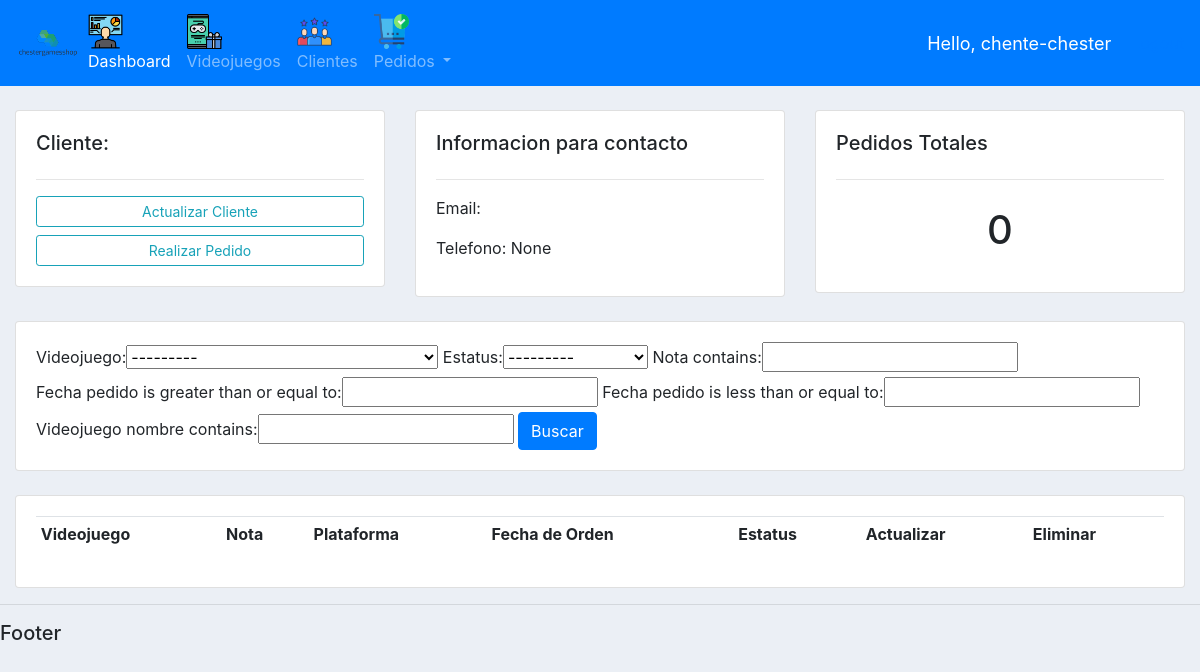
Page /cliente/10/ (signed in) on the earlier database version.
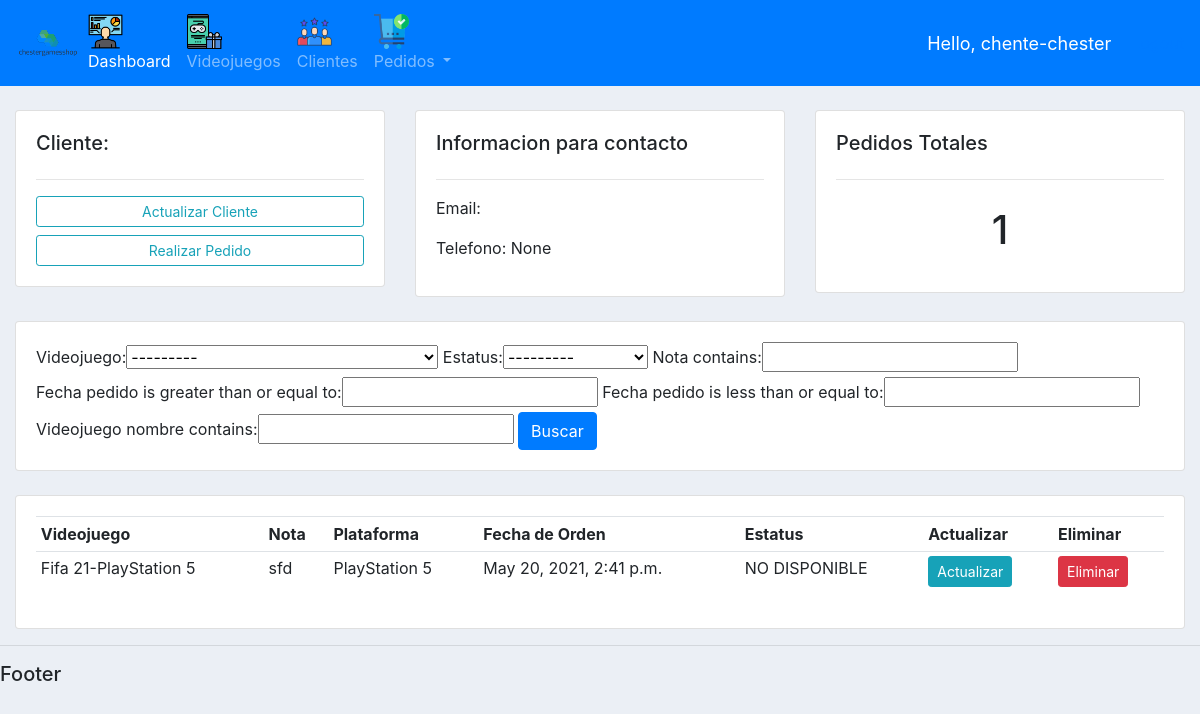
Same page on the later database version.
### cuentas/models.py (models this page shows, shortened)
class Pedido(models.Model):
    ESTATUS = (
        ('PENDIENTE','PENDIENTE'),
        ('NO DISPONIBLE','NO DISPONIBLE'),
        ('ENTREGADO','ENTREGADO'),
    )
    cliente = models.ForeignKey(Cliente,null=True,on_delete = models.SET_NULL)
    videojuego = models.ForeignKey(Videojuego,null=True,on_delete = models.SET_NULL)
    fecha_pedido = models.DateTimeField(auto_now_add=True,null=True)
    estatus = models.CharField(max_length=200,null=True,choices=ESTATUS)
    nota = models.CharField(max_length=1000,null=True)

class Videojuego(models.Model):
    caratula = models.ImageField(upload_to='caratulas')
    nombre = models.CharField(max_length=200)
    PLAYSTATION5 = 'PlayStation 5'
    XBOXSERIES = 'XBOX Series'
    PLAYSTATION4 = 'PlayStation 4'
    XBOXONE = 'Xbox ONE'
    COMPUTADORA = 'PC'
    NINTENDOSWITCH = 'Nintendo Switch'
    ELECCION_PLATAFORMA = [
        (PLAYSTATION5,'PlayStation 5'),
        (XBOXSERIES,'XBOX Series'),
        (PLAYSTATION4,'PlayStation 4'),
        (XBOXONE,'XBOXONE'),
        (COMPUTADORA,'PC'),
        (NINTENDOSWITCH,'Nintendo Switch'),
    ]
    plataforma = models.CharField(max_length=50,
    choices=ELECCION_PLATAFORMA,
    default=PLAYSTATION4)
    ACCIONYAVENTURAS = 'Accion y Aventuras'
    JUEGOSMESA = 'Juegos de Mesa'
    FAMILIAR = 'Familiar'
    LUCHA = 'Lucha'
    PLATAFORMAS = 'Plataformas'
    PUZZLES = 'Puzzles'
    CARRERAS = 'Carreras'
    JUEGOSROL = 'Juegos de Rol'
    TIROS = 'FPS'
    SIMULACION = 'Simulacion'
    DEPORTES = 'Deportes'
    ESTRATEGIA = 'Estrategia'
    ELECCION_GENERO = [
        (ACCIONYAVENTURAS,'Accion y Aventuras'),
        (JUEGOSMESA,'Juegos de Mesa'),
        (FAMILIAR , 'Familiar'),
        (LUCHA , 'Lucha'),
        (PLATAFORMAS , 'Plataformas'),
        (PUZZLES , 'Puzzles'),
        (CARRERAS , 'Carreras'),
        (JUEGOSROL , 'Juegos de Rol'),
        (TIROS , 'FPS'),
        (SIMULACION , 'Simulacion'),
        (DEPORTES , 'Deportes'),
        (ESTRATEGIA , 'Estrategia'),
    ]
    genero = models.CharField(max_length=50,
    choices=ELECCION_GENERO,
    default=ACCIONYAVENTURAS)
    TODOS = 'E'
    TODOS10 = 'E+10'
    ADOLESCENTES = 'T'
    ADULTOS = 'M'
    PENDIENTE = 'RP'
    ELECCION_CLASIFICACION = [
        (TODOS , 'TODOS'),
        (TODOS10,'TODOS+10'),
        (ADOLESCENTES,'ADOLESCENTES'),
        (ADULTOS,'ADULTOS'),
        (PENDIENTE,'PENDIENTE'),
    ]
    clasificacion = models.CharField(max_length=50,
    choices=ELECCION_CLASIFICACION,
    default=TODOS,blank=True)
    descripcion = models.CharField(max_length=200,blank=True)
    fecha_lanzamiento = models.DateTimeField(blank=True)
    precio = models.FloatField(blank=True)
    tags = models.ManyToManyField(Tag)
    stock = models.IntegerField(blank=True)
    def __str__(self):
        return self.nombre+"-"+self.plataforma

### cuentas/decorators.py (the view)
        def wrapper_func(request, *args, **kwargs):
            group = None
            if request.user.groups.filter(name__in=allowed_roles).exists():
                group = request.user.groups.all()[0].name
            if group in allowed_roles:
                return view_func(request,*args, **kwargs)
            else:
                return HttpResponse('You are not authorized to view this page')

### cuentas/views.py (called while the page is built)
@login_required(login_url='login')
@allowed_users(allowed_roles=['admin'])
def cliente(request,pk_test):
    cliente = Cliente.objects.get(id=pk_test)
    pedidos = cliente.pedido_set.all()
    cantidadPedidos = pedidos.count()
    myFilter = PedidoFilter(request.GET,queryset=pedidos)
    pedidos = myFilter.qs
    context = {'cliente':cliente,'pedidos':pedidos,'cantidadPedidos':
    cantidadPedidos,'myFilter':myFilter}
    return render(request,'cuentas/cliente.html',context)

### cuentas/templates/cuentas/cliente.html
{% extends 'cuentas/main.html' %}
{% block content %}
<br>
<div class="row">
	<div class="col-md">
		<div class="card card-body">
			<h5>Cliente:</h5>
			<hr>
			<a class="btn btn-outline-info  btn-sm btn-block" href="">Actualizar Cliente</a>
			<a class="btn btn-outline-info  btn-sm btn-block" href="{% url 'crear_pedido' cliente.id %}">Realizar Pedido</a>
		</div>
	</div>
	<div class="col-md">
		<div class="card card-body">
			<h5>Informacion para contacto</h5>
			<hr>
			<p>Email: {{cliente.email}}</p>
			<p>Telefono: {{cliente.telefono}}</p>
		</div>
	</div>
	<div class="col-md">
		<div class="card card-body">
			<h5>Pedidos Totales</h5>
			<hr>
			<h1 style="text-align: center;padding: 10px">{{cantidadPedidos}}</h1>
		</div>
	</div>
</div>
<br>
<div class="row">
	<div class="col">
		<div class="card card-body">
			<form method="get">
			   {{myFilter.form}}
		    <button class="btn btn-primary" type="submit">Buscar</button>
		  </form>
		</div>
	</div>
</div>
<br>
<div class="row">
	<div class="col-md">
		<div class="card card-body">
			<table class="table table-sm">
				<tr>
					<th>Videojuego</th>
					<th>Nota</th>
					<th>Plataforma</th>
					<th>Fecha de Orden</th>
					<th>Estatus</th>
					<th>Actualizar</th>
					<th>Eliminar</th>
				</tr>
				{% for pedido in pedidos %}
				    <tr>
					    <td>{{pedido.videojuego}}</td>
						<td>{{pedido.nota}}</td>
					    <td>{{pedido.videojuego.plataforma}}</td>
						<td>{{pedido.fecha_pedido}}</td>
						<td>{{pedido.estatus}}</td>
						<td><a class="btn btn-sm btn-info" href="{% url 'actualizar_pedido' pedido.id %}">Actualizar</a></td>
                        <td><a class="btn btn-sm btn-danger" href="{% url 'eliminar_pedido' pedido.id %}">Eliminar</a></td>
					</tr>
				{% endfor %}
			</table>
		</div>
	</div>
</div>
{% endblock %}

Differences in the rows shown:
added Pedido: videojuego "Fifa 21-PlayStation 5", nota "sfd", videojuego.plataforma "PlayStation 5", fecha_pedido "May 20, 2021, 2:41 p.m.", estatus "NO DISPONIBLE"
Other differences:
{{ cantidadPedidos }}: "0" → "1"
